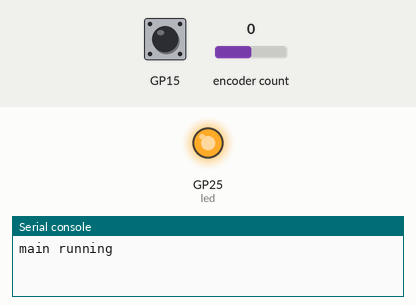
This program was run on a simulated Raspberry Pi Pico running CircuitPython. Parts: output pins drawn as LEDs (lit = HIGH), the last lines printed to the serial console. Dashed ring = blinking. Inputs (shaded band) come from the test bench; at power-on: GP15 HIGH, encoder count 0. MIDI messages are not drawn.

Above: at 1.2 s.
1.3 s: GP15 pulled LOW for 0.15 s
At 2.0 s:
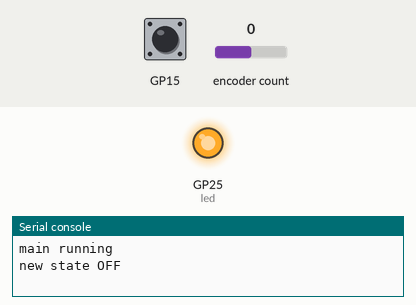
4.4 s: GP15 pulled LOW for 1 s
At 7.3 s:
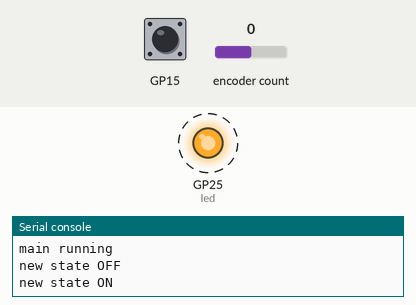
7.4 s: GP15 pulled LOW for 3.2 s
At 8.2 s:
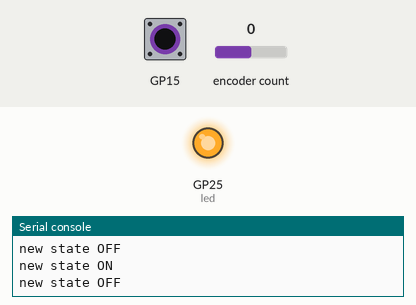
Timing chart, 0 to 10.4 s (numbered marks = the images above; inputs shaded):
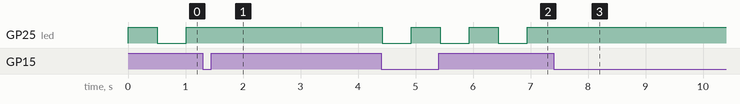

Measured:
- after the input at 1.3 s, GP25 (led): stops changing and stays HIGH
- after the input at 4.4 s, GP25 (led): alternates HIGH for 0.50 s and LOW for 0.51 s, starting at once
- after the input at 7.4 s, GP25 (led): stops changing and stays HIGH

The program:

code_midi_test.py
```python
import random
import time
import board
import asyncio
import keypad
from digitalio import DigitalInOut

import usb_midi

from rotary_encoder import RotaryEncoder

import adafruit_midi
from adafruit_midi.control_change import ControlChange
from adafruit_midi.note_off import NoteOff
from adafruit_midi.note_on import NoteOn
from adafruit_midi.pitch_bend import PitchBend

class State():
    def __init__(self) -> None:
        self.value = "ON"
        self.fx_val = 100
        self.midi = adafruit_midi.MIDI(
            midi_in=usb_midi.ports[0],
            in_channel=0,
            midi_out=usb_midi.ports[1],
            out_channel= 0
        )

# ##########################################################
# LED
#

async def blink(state: State):
    led = DigitalInOut(board.GP25)
    led.switch_to_output()

    while True:
        if state.value is "ON":
            led.value = not led.value
            await asyncio.sleep(0.5)
        else:
            if not led.value:
                led.value = 1
            await asyncio.sleep(0)

# ##########################################################
# Rotary Encoder
#

rotaryEncoder = RotaryEncoder(
    board.GP13,
    board.GP14
)

async def rotary_listen(state: State):
    while True:
        direction = rotaryEncoder.listenToRotation()
        if direction is not None:
            print('on_rotate', direction)
            if direction == "CLOCKWISE":
                state.fx_val = min(127, state.fx_val + 1)
            elif direction == "ANTICLOCKWISE":
                state.fx_val = max(0, state.fx_val - 1)
            state.midi.send(ControlChange(2, state.fx_val))
            print('state.fx_val', state.fx_val)
        await asyncio.sleep(0)

# ##########################################################
# Button
#

async def button_listen(state: State):

    with keypad.Keys((board.GP15,), value_when_pressed=False) as keys:
        while True:
            event = keys.events.get()
            if event:
                if event.pressed:
                    if state.value is "OFF":
                        state.value = "ON"
                        state.midi.send(ControlChange(1, 1))
                    else:
                        state.value = "OFF"
                        state.midi.send(ControlChange(1, 0))
                    print('new state', state.value)
            await asyncio.sleep(0)

async def main():
    state = State()

    print('main running')
    rotary_task = asyncio.create_task(rotary_listen(state))
    button_task = asyncio.create_task(button_listen(state))
    blink_task = asyncio.create_task(blink(state))

    await asyncio.gather(
        rotary_task,
        button_task,
        blink_task
    )

asyncio.run(main())
```

rotary_encoder.py
```python
import digitalio
import rotaryio

class RotaryEncoder():
    def __init__(self, clkPin, dtPin) -> None:

        self.encoder = rotaryio.IncrementalEncoder(clkPin, dtPin, divisor=2)

        self.prevRotaryVal = 0
        self.prevButtonVal = None

    def listenToRotation(self, ):
        if self.encoder.position is not self.prevRotaryVal:
            isRotatingClockwise = self.encoder.position > self.prevRotaryVal
            self.prevRotaryVal = self.encoder.position
            return "CLOCKWISE" if isRotatingClockwise else "ANTICLOCKWISE"
        else:
            return None


class RotaryEncoderWithButton():
    def __init__(self, clkPin, dtPin, swPin, onRotate, onCLick) -> None:

        self.encoder = rotaryio.IncrementalEncoder(clkPin, dtPin, divisor=2)
        self.button = digitalio.DigitalInOut(swPin)
        self.button.direction = digitalio.Direction.INPUT
        self.button.pull = digitalio.Pull.UP

        self.prevRotaryVal = 0
        self.prevButtonVal = None

        self.onCLick = onCLick
        self.onRotate = onRotate

    def listenToRotation(self):
        if self.encoder.position is not self.prevRotaryVal:
            isRotatingClockwise = self.encoder.position > self.prevRotaryVal
            self.onRotate(isRotatingClockwise)
            self.prevRotaryVal = self.encoder.position

        if not self.button and self.prevButtonVal is 0:
            self.prevButtonVal = 1
        if self.button and self.prevButtonVal == 1:
            self.onCLick()

        if not self.button.value and self.prevButtonVal is None:
            self.prevButtonVal = "pressed"
        if self.button.value and self.prevButtonVal == "pressed":
            self.onCLick()
            self.prevButtonVal = None
```
